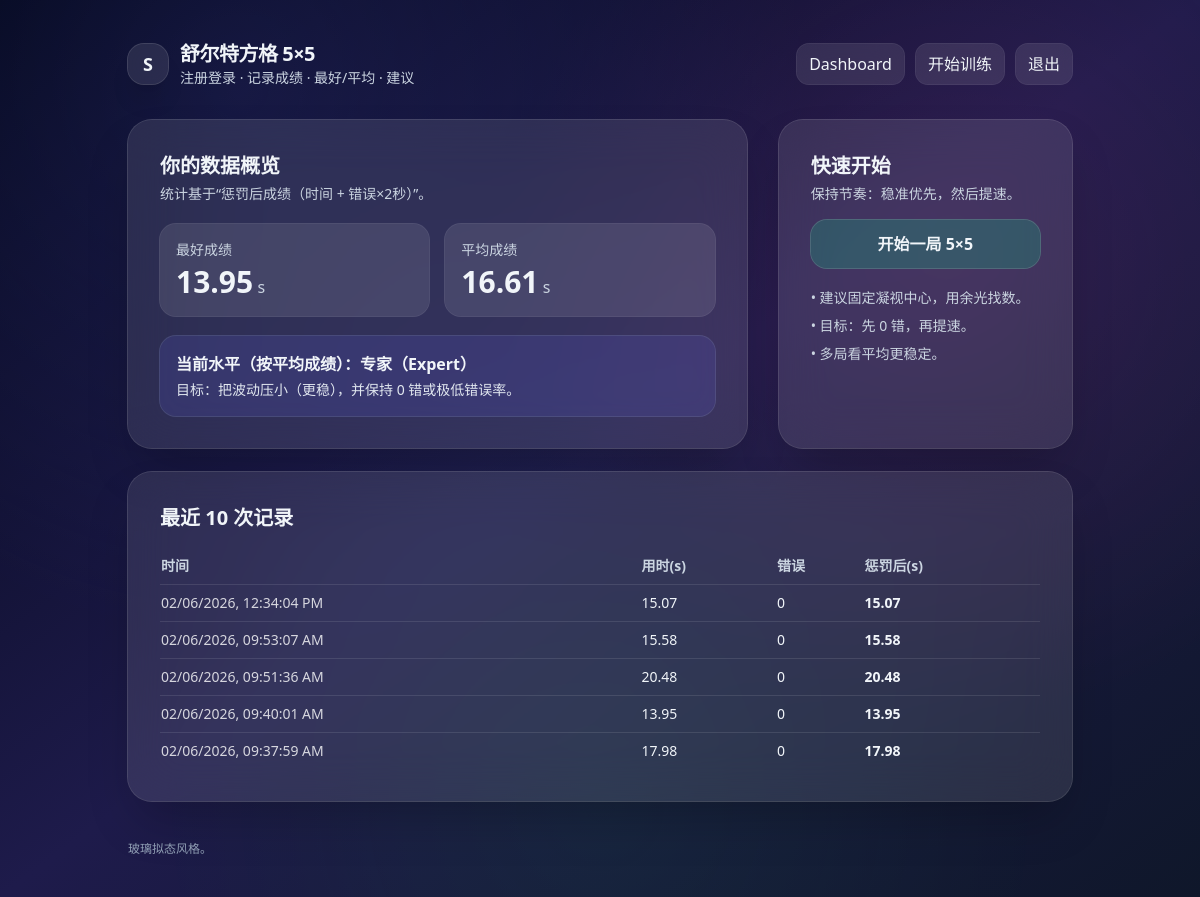
The app's page /dashboard (signed in) with its own data.
### app_src/app/models.py (models this page shows)
class SchulteRun(Base):
    __tablename__ = "schulte_runs"
    id: Mapped[int] = mapped_column(Integer, primary_key=True, autoincrement=True)
    user_id: Mapped[int] = mapped_column(Integer, ForeignKey("users.id"), nullable=False, index=True)
    grid_size: Mapped[int] = mapped_column(Integer, default=5, nullable=False)
    elapsed_seconds: Mapped[float] = mapped_column(Float, nullable=False)
    errors: Mapped[int] = mapped_column(Integer, default=0, nullable=False)
    adjusted_seconds: Mapped[float] = mapped_column(Float, nullable=False)
    created_at: Mapped[datetime] = mapped_column(DateTime, default=datetime.utcnow, nullable=False)
    user: Mapped["User"] = relationship(back_populates="runs")

### app_src/app/main.py (the view)
@app.get("/dashboard", response_class=HTMLResponse)
def dashboard(request: Request, db: Session = Depends(get_db)):
    user = current_user(request, db)
    if not user:
        return RedirectResponse("/login", status_code=303)
    best = db.execute(
        select(func.min(SchulteRun.adjusted_seconds)).where(SchulteRun.user_id == user.id)
    ).scalar()
    avg = db.execute(
        select(func.avg(SchulteRun.adjusted_seconds)).where(SchulteRun.user_id == user.id)
    ).scalar()
    recent = db.execute(
        select(SchulteRun)
        .where(SchulteRun.user_id == user.id)
        .order_by(SchulteRun.created_at.desc())
        .limit(10)
    ).scalars().all()
    level = advice = None
    if avg is not None:
        level, advice = schulte_level(float(avg))
    return templates.TemplateResponse(
        "dashboard.html",
        {
            "request": request,
            "user": user,
            "best": float(best) if best is not None else None,
            "avg": float(avg) if avg is not None else None,
            "level": level,
            "advice": advice,
            "recent": recent,
        },
    )

### app_src/app/templates/dashboard.html (shortened to what this page needs)
{% extends "base.html" %}
{% block content %}
<div class="grid grid-cols-1 lg:grid-cols-3 2xl:grid-cols-4 gap-6 lg:gap-8">
  <div class="lg:col-span-2 rounded-3xl bg-white/10 ring-1 ring-white/20 backdrop-blur-xl shadow-2xl p-6 lg:p-8">
    <h2 class="text-xl font-semibold">你的数据概览</h2>
    <p class="text-sm text-slate-300 mt-1">统计基于“惩罚后成绩（时间 + 错误×2秒）”。</p>
    <div class="mt-5 grid grid-cols-1 sm:grid-cols-2 gap-4">
      <div class="rounded-2xl bg-white/10 ring-1 ring-white/15 p-4">
        <div class="text-sm text-slate-300">最好成绩</div>
        <div class="mt-1 text-3xl font-bold">{{ "%.2f"|format(best) if best else "-" }}<span class="text-base font-medium text-slate-300"> s</span></div>
      </div>
      <div class="rounded-2xl bg-white/10 ring-1 ring-white/15 p-4">
        <div class="text-sm text-slate-300">平均成绩</div>
        <div class="mt-1 text-3xl font-bold">{{ "%.2f"|format(avg) if avg else "-" }}<span class="text-base font-medium text-slate-300"> s</span></div>
      </div>
    </div>
    {% if level %}
      <div class="mt-5 rounded-2xl bg-indigo-500/15 ring-1 ring-indigo-300/20 p-4">
        <div class="font-semibold">当前水平（按平均成绩）：{{ level }}</div>
        <div class="text-sm text-slate-200 mt-1">{{ advice }}</div>
      </div>
    {% else %}
      <div class="mt-5 rounded-2xl bg-white/10 ring-1 ring-white/15 p-4 text-sm text-slate-300">
        你还没有记录，先去 <a class="underline text-indigo-200 hover:text-indigo-100" href="/play">开始训练</a> 吧。
      </div>
    {% endif %}
  </div>
  <div class="rounded-3xl bg-white/10 ring-1 ring-white/20 backdrop-blur-xl shadow-2xl p-6 lg:p-8">
    <h2 class="text-xl font-semibold">快速开始</h2>
    <p class="text-sm text-slate-300 mt-1">保持节奏：稳准优先，然后提速。</p>
    <a href="/play" class="mt-4 block text-center rounded-2xl bg-emerald-500/25 ring-1 ring-emerald-300/30 px-4 py-3 font-semibold hover:bg-emerald-500/35 transition">
      开始一局 5×5
    </a>
    <div class="mt-5 text-sm text-slate-300 space-y-2">
      <div>• 建议固定凝视中心，用余光找数。</div>
      <div>• 目标：先 0 错，再提速。</div>
      <div>• 多局看平均更稳定。</div>
    </div>
  </div>
</div>
<div class="mt-6 rounded-3xl bg-white/10 ring-1 ring-white/20 backdrop-blur-xl shadow-2xl p-6 lg:p-8">
  <h2 class="text-xl font-semibold">最近 10 次记录</h2>
  <div class="mt-4 overflow-x-auto">
    <table class="w-full text-sm">
      <thead class="text-slate-300">
        <tr>
          <th class="text-left py-2">时间</th>
          <th class="text-left py-2">用时(s)</th>
          <th class="text-left py-2">错误</th>
          <th class="text-left py-2">惩罚后(s)</th>
        </tr>
      </thead>
      <tbody class="text-slate-100">
        {% for r in recent %}
        <tr class="border-t border-white/10">
          <td class="py-2 text-sm text-white/80">
            <span class="js-local-time" data-utc="{{ r.created_at | utciso }}">—</span>
          </td>
          <td class="py-2">{{ "%.2f"|format(r.elapsed_seconds) }}</td>
          <td class="py-2">{{ r.errors }}</td>
          <td class="py-2 font-semibold">{{ "%.2f"|format(r.adjusted_seconds) }}</td>
        </tr>
        {% endfor %}
      </tbody>
    </table>
  </div>
</div>
{% endblock %}

### app_src/app/templates/base.html (shortened to what this page needs)
<!doctype html>
<html lang="zh">
<head>
  <script src="https://cdn.tailwindcss.com"></script>
</head>
<body class="min-h-screen bg-gradient-to-br from-slate-950 via-indigo-950 to-slate-900 text-slate-100">
  <div class="absolute inset-0 opacity-40 pointer-events-none"
       style="background-image: radial-gradient(circle at 20% 10%, rgba(99,102,241,0.35), transparent 45%),
                              radial-gradient(circle at 80% 30%, rgba(236,72,153,0.25), transparent 40%),
                              radial-gradient(circle at 50% 90%, rgba(34,197,94,0.18), transparent 45%);">
  </div>
  <div class="relative container mx-auto px-4 sm:px-6 lg:px-10 2xl:px-14 py-6 sm:py-8 lg:py-10">
    <header class="flex items-center justify-between mb-8">
      <div class="flex items-center gap-3">
        <div class="h-10 w-10 rounded-2xl bg-white/10 ring-1 ring-white/20 backdrop-blur-lg grid place-items-center shadow-xl">
          <span class="text-lg font-bold">S</span>
        </div>
        <div>
          <div class="text-xl font-semibold tracking-tight">舒尔特方格 5×5</div>
          <div class="text-sm text-slate-300">注册登录 · 记录成绩 · 最好/平均 · 建议</div>
        </div>
      </div>
      <nav class="flex items-center gap-3">
        {% if user %}
          <a href="/dashboard" class="px-3 py-2 rounded-xl bg-white/10 ring-1 ring-white/15 backdrop-blur-lg hover:bg-white/15 transition">Dashboard</a>
          <a href="/play" class="px-3 py-2 rounded-xl bg-white/10 ring-1 ring-white/15 backdrop-blur-lg hover:bg-white/15 transition">开始训练</a>
          <form method="post" action="/logout">
            <button class="px-3 py-2 rounded-xl bg-white/10 ring-1 ring-white/15 backdrop-blur-lg hover:bg-white/15 transition">退出</button>
          </form>
        {% else %}
          <a href="/login" class="px-3 py-2 rounded-xl bg-white/10 ring-1 ring-white/15 backdrop-blur-lg hover:bg-white/15 transition">登录</a>
          <a href="/register" class="px-3 py-2 rounded-xl bg-indigo-500/30 ring-1 ring-indigo-300/30 backdrop-blur-lg hover:bg-indigo-500/40 transition">注册</a>
        {% endif %}
      </nav>
    </header>
    {% block content %}{% endblock %}
    <footer class="mt-10 text-xs text-slate-400">
      玻璃拟态风格。
    </footer>
  </div>
</body>
</html>

### records on screen
SchulteRun: elapsed_seconds "15.07", errors "0", adjusted_seconds "15.07"
SchulteRun: elapsed_seconds "15.58", errors "0", adjusted_seconds "15.58"
SchulteRun: elapsed_seconds "20.48", errors "0", adjusted_seconds "20.48"
SchulteRun: elapsed_seconds "13.95", errors "0", adjusted_seconds "13.95"
SchulteRun: elapsed_seconds "17.98", errors "0", adjusted_seconds "17.98"

### other values on screen
{{ "%.2f"|format(best) if best else "-" }} "13.95"
{{ "%.2f"|format(avg) if avg else "-" }} "16.61"
{{ level }} "专家（Expert）"
{{ advice }} "目标：把波动压小（更稳），并保持 0 错或极低错误率。"
